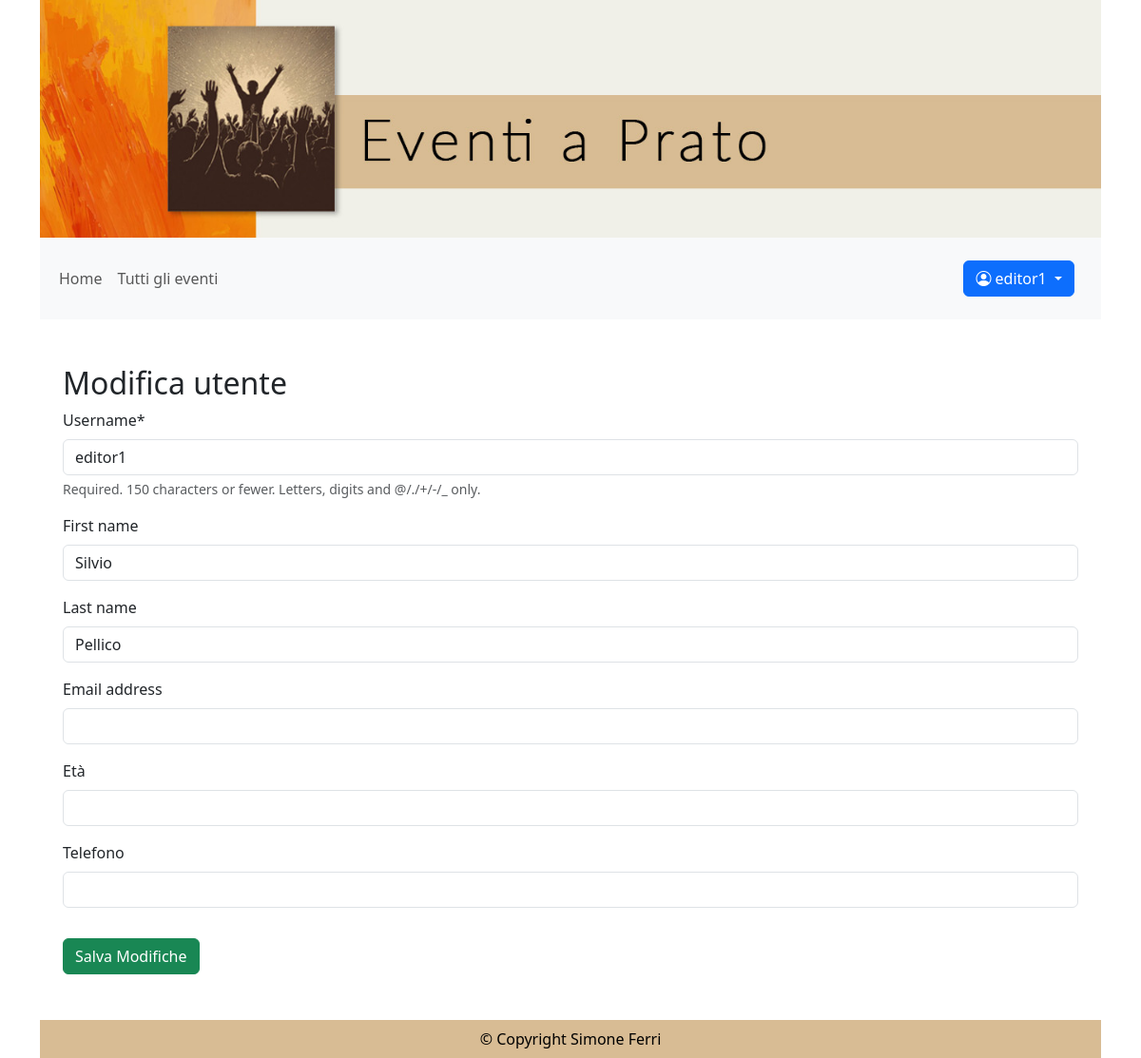
/profilo/edit/ (signed in), run on the app's committed database.
### eventi_accounts/models.py (models this page shows)
class CustomUser(AbstractUser):
    eta = models.PositiveIntegerField(null=True, blank=True, verbose_name="Età")
    telefono = models.PositiveIntegerField(null=True, blank=True)

### eventi_accounts/views.py (the view, shortened to what this page needs)
# urls.py: path('profilo/edit/', EditUserView.as_view(), name='modifica_profilo'),
class EditUserView(LoginRequiredMixin, UpdateView):
    model = User
    template_name = 'edit_profilo.html'
    success_url = reverse_lazy('modifica_profilo')
    fields = ['username', 'first_name', 'last_name', 'email', 'eta', 'telefono']
    def get_object(self, queryset=None):
        return self.request.user

### eventi_pagine/templatetags/auth_extras.py (called while the page is built)
@register.filter(name='has_group')
def has_group(user, group_name):
    return user.groups.filter(name=group_name).exists()

### templates/edit_profilo.html (shortened to what this page needs)
{% extends "base.html" %}
{% load crispy_forms_tags %}
{% block content %}
    <h2 class="mt-5">Modifica utente</h2>
    <form method="POST">
        {{ form|crispy }}
        <button type="submit" class="btn btn-success mt-3">Salva Modifiche</button>
    </form>
{% endblock content %}

### templates/base.html (shortened to what this page needs)
{% load auth_extras %}
{% load static %}
<!DOCTYPE html>
<html lang="it">
    <head>
        <link href="https://cdn.jsdelivr.net/npm/bootstrap@5.3.8/dist/css/bootstrap.min.css" rel="stylesheet">
        <link rel="stylesheet" href="https://cdn.jsdelivr.net/npm/bootstrap-icons@1.13.1/font/bootstrap-icons.min.css">
        <link  rel="stylesheet"  href="{% static 'css/style.css' %}" type="text/css"  />
    </head>
    <body class="container d-flex flex-column min-vh-100">
        <header>
            <div class="header_img"></div>
            <nav class="navbar navbar-expand-lg bg-body-tertiary">
              <div class="container-fluid">
                <div class="collapse navbar-collapse" id="navbarText">
                  <ul class="navbar-nav me-auto mb-2 mb-lg-0 f5">
                    <li class="nav-item">
                        <a {% if request.resolver_match.url_name == 'home' %}class="nav-link active" aria-current="page"{% else %}class="nav-link"{% endif %} href="/">Home</a>
                    </li>
                    <li class="nav-item">
                      <a  {% if request.resolver_match.url_name == 'eventi' %}class="nav-link active" aria-current="page"{% else %}class="nav-link"{% endif %} href="/eventi">Tutti gli eventi</a>
                    </li>
                  </ul>
                  <span class="navbar-text">
                    {% if user.is_authenticated %}
                        <div class="navbar-text me-3">
                            <div class="btn-group">
                                <button type="button" class="btn btn-primary dropdown-toggle" data-bs-toggle="dropdown" aria-expanded="false">
                                <i class="bi bi-person-circle"></i> {{ user.username }} <span class="visually-hidden">Menu utente</span>
                                </button>
                            </div>
                        </div>
                    {% else %}
                        <a href="/login/" class="btn btn-primary text-bg-primary" role="button">Sign in</a>
                        <a href="/signup/" class="btn btn-secondary text-bg-secondary" role="button">Sign up</a>
                    {% endif %}
                  </span>
                </div>
              </div>
            </nav>
        </header>
        <main class="container flex-grow-1">
        <div class="container">
          {% block content %}
          {% endblock content %}
        </div>
        </main>
        <footer class="text-black text-center p-2 mt-5 ">
            © Copyright Simone Ferri
        </footer>
    </body>
</html>

### static/css/style.css (style rules this page uses)
.header_img { background-image: url('../img/testata-eventi.jpg'); background-size: cover; height: 250px; }
footer { background-color: #d8bc94; }

### data on the page
CustomUser: username "editor1", first_name "Silvio", last_name "Pellico"
